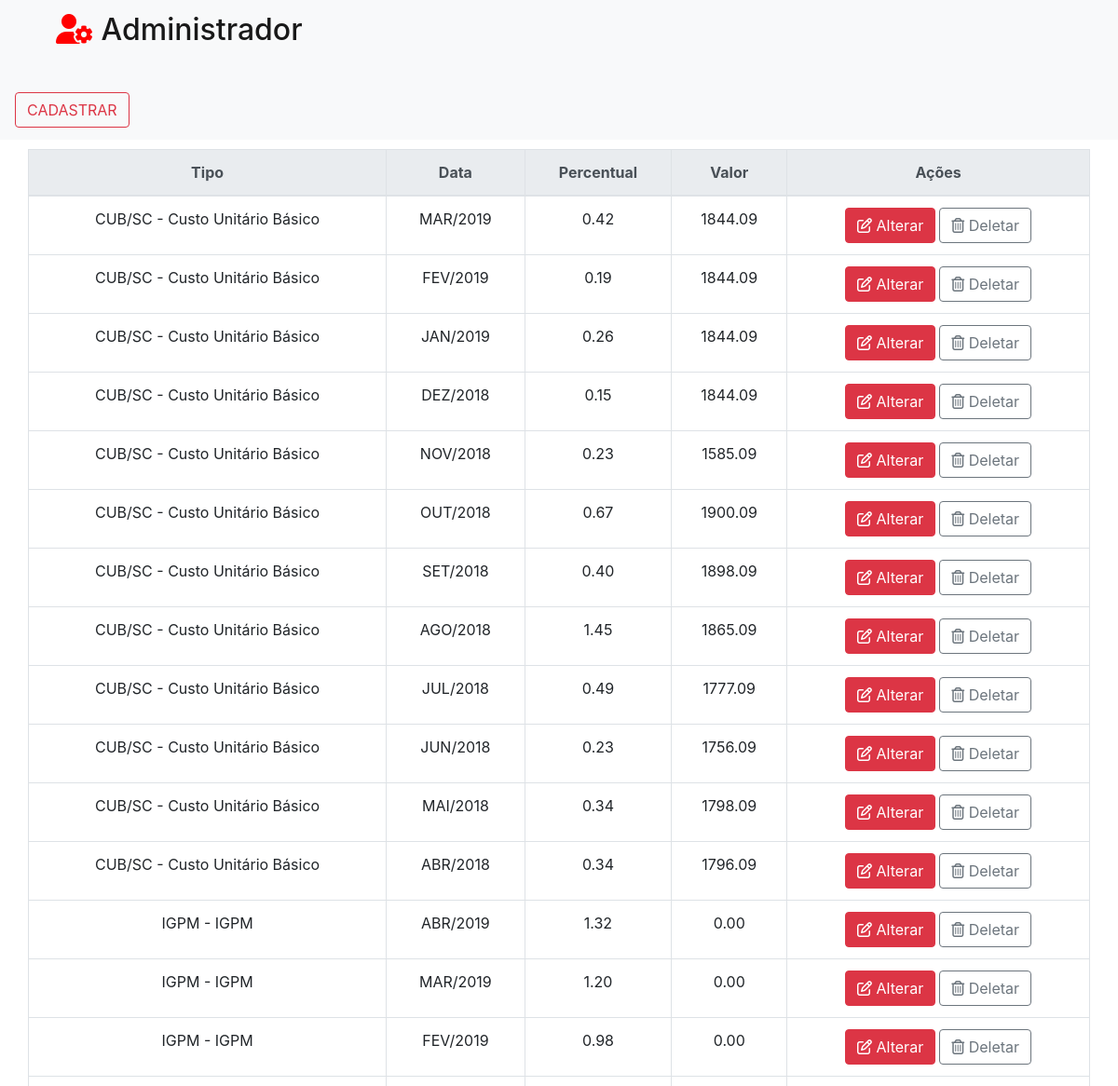
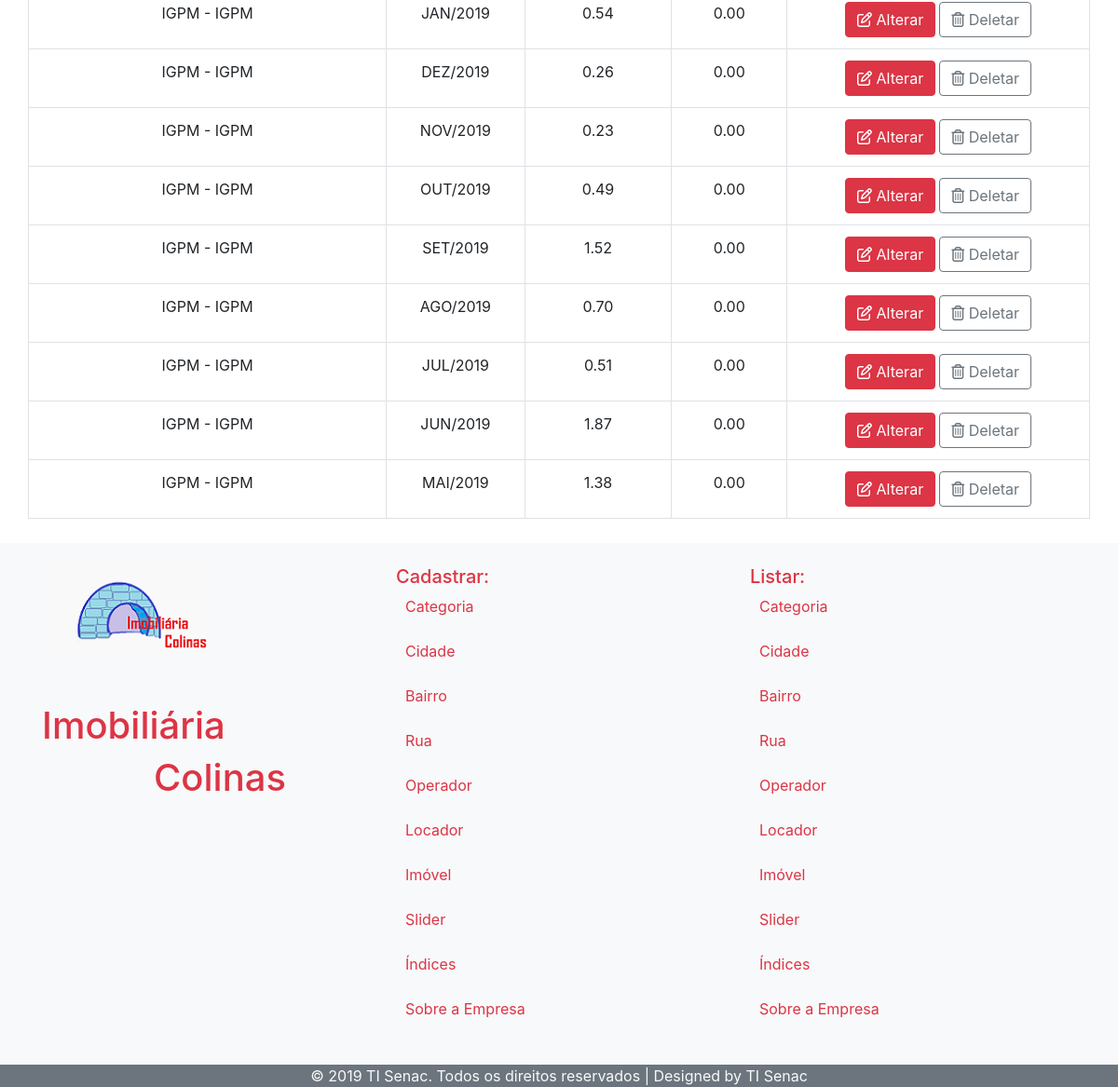
Screenshot of /index.php/indice with the database file from the repository (2 pictures, top to bottom).
### tables this page shows
CREATE TABLE IF NOT EXISTS `tb_indice` (
  `id_indice` int(11) NOT NULL AUTO_INCREMENT,
  `tipo` varchar(45) NOT NULL,
  `data` varchar(50) NOT NULL,
  `percentual` decimal(4,2) NOT NULL,
  `valor` decimal(6,2) NOT NULL,
  PRIMARY KEY (`id_indice`)
);

### application/controllers/Indice.php (called while the page is built, shortened)
<?php
class Indice extends CI_Controller {
    public function __construct() {
        $this->load->model('Imovel_model');
        $this->load->model('Indice_model');
    }
    public function index() {
        $this->listar();
    }
    public function listar() {
        $this->load->model('Indice_model', 'idm');
        $data['indices'] = $this->idm->getAll();
        $this->load->view('Administrador/Indice/ListaIndices', $data);
        $this->load->view('Administrador/Footer');
    }
}

### index.php (called while the page is built, shortened)
<?php
require_once BASEPATH.'core/CodeIgniter.php';

### application/models/Indice_model.php (called while the page is built, shortened)
<?php
class Indice_model extends CI_Model{
    public function getAll(){
        $query = $this->db->get('tb_indice');
        return $query->result();
    }
}

### application/views/Administrador/Indice/ListaIndices.php (the view, shortened to what this page needs)
<!DOCTYPE html>
<html>
    <head>
        <link rel="stylesheet" href="https://stackpath.bootstrapcdn.com/bootstrap/4.3.1/css/bootstrap.min.css">
    </head>
    <body>
        <nav class="navbar navbar-light bg-light">
            <div class="container">
                <div class="row col-12">
                    <div class="col-md-4">
                        <a class="navbar-brand" href="<?= $this->config->base_url(); ?>Admin/pagina">
                            <h2> <i class="fas fa-user-cog" style="color: red;"></i>
                                Administrador </h2>
                        </a>
                    </div>
                </div>
            </div>
            <div class="justify-content-end">
                <a class="navbar-brand" href="<?= $this->config->base_url(); ?>Indice/cadastrar" style="margin-top: 30px;" alt="Cadastrar mais Locadores">
                    <button type="submit" class="btn btn-outline-danger">CADASTRAR</button>
                </a>
            </div>
        </nav>
<div class="container" >
    <div class="row justify-content-md-center">
        <table class="table table-bordered bg-white text-center" style="margin-top: 10px;">
            <thead  class="thead-light">
                <tr>
                    <th scope="col"> Tipo </th>
                    <th scope="col"> Data </th>
                    <th scope="col"> Percentual </th>
                    <th scope="col"> Valor </th>
                    <th scope="col"> Ações </th>
                </tr>
            </thead>
            <tbody>
                <?php
                foreach ($indices as $key => $in) {
                    echo '<tr>';
                    echo '<td scope="row">' . $in->tipo . '</td>';
                    echo '<td scope="row">' . $in->data . '</td>';
                    echo '<td scope="row">' . $in->percentual . '</td>';
                    echo '<td scope="row">' . $in->valor . '</td>';
                    echo '<td scope="row" style="text-align: center;">'
                    . '<a href="' . $this->config->base_url() . 'Indice/alterar/' . $in->id_indice . '" class="btn btn-danger" style="margin-right:4px;"><i class="far fa-edit"></i> Alterar </a>'
                    . '<a href="' . $this->config->base_url() . 'Indice/deletar/' . $in->id_indice . '" class="btn btn-outline-secondary"><i class="far fa-trash-alt"></i> Deletar </a></td>';
                    echo '</tr>';
                }
                ?>
            </tbody>
        </table>
    </div>
</div>
    </body>
</html>

### rows the page displays
tb_indice: tipo "CUB/SC - Custo Unitário Básico", data "MAR/2019", percentual "0.42", valor "1844.09"
tb_indice: tipo "CUB/SC - Custo Unitário Básico", data "FEV/2019", percentual "0.19", valor "1844.09"
tb_indice: tipo "CUB/SC - Custo Unitário Básico", data "JAN/2019", percentual "0.26", valor "1844.09"
tb_indice: tipo "CUB/SC - Custo Unitário Básico", data "DEZ/2018", percentual "0.15", valor "1844.09"
tb_indice: tipo "CUB/SC - Custo Unitário Básico", data "NOV/2018", percentual "0.23", valor "1585.09"
tb_indice: tipo "CUB/SC - Custo Unitário Básico", data "OUT/2018", percentual "0.67", valor "1900.09"
tb_indice: tipo "CUB/SC - Custo Unitário Básico", data "SET/2018", percentual "0.40", valor "1898.09"
tb_indice: tipo "CUB/SC - Custo Unitário Básico", data "AGO/2018", percentual "1.45", valor "1865.09"
tb_indice: tipo "CUB/SC - Custo Unitário Básico", data "JUL/2018", percentual "0.49", valor "1777.09"
tb_indice: tipo "CUB/SC - Custo Unitário Básico", data "JUN/2018", percentual "0.23", valor "1756.09"
tb_indice: tipo "CUB/SC - Custo Unitário Básico", data "MAI/2018", percentual "0.34", valor "1798.09"
tb_indice: tipo "CUB/SC - Custo Unitário Básico", data "ABR/2018", percentual "0.34", valor "1796.09"
tb_indice: tipo "IGPM - IGPM", data "ABR/2019", percentual "1.32", valor "0.00"
tb_indice: tipo "IGPM - IGPM", data "MAR/2019", percentual "1.20", valor "0.00"
tb_indice: tipo "IGPM - IGPM", data "FEV/2019", percentual "0.98", valor "0.00"
tb_indice: tipo "IGPM - IGPM", data "JAN/2019", percentual "0.54", valor "0.00"
tb_indice: tipo "IGPM - IGPM", data "DEZ/2019", percentual "0.26", valor "0.00"
tb_indice: tipo "IGPM - IGPM", data "NOV/2019", percentual "0.23", valor "0.00"
tb_indice: tipo "IGPM - IGPM", data "OUT/2019", percentual "0.49", valor "0.00"
tb_indice: tipo "IGPM - IGPM", data "SET/2019", percentual "1.52", valor "0.00"
tb_indice: tipo "IGPM - IGPM", data "AGO/2019", percentual "0.70", valor "0.00"
tb_indice: tipo "IGPM - IGPM", data "JUL/2019", percentual "0.51", valor "0.00"
tb_indice: tipo "IGPM - IGPM", data "JUN/2019", percentual "1.87", valor "0.00"
tb_indice: tipo "IGPM - IGPM", data "MAI/2019", percentual "1.38", valor "0.00"
